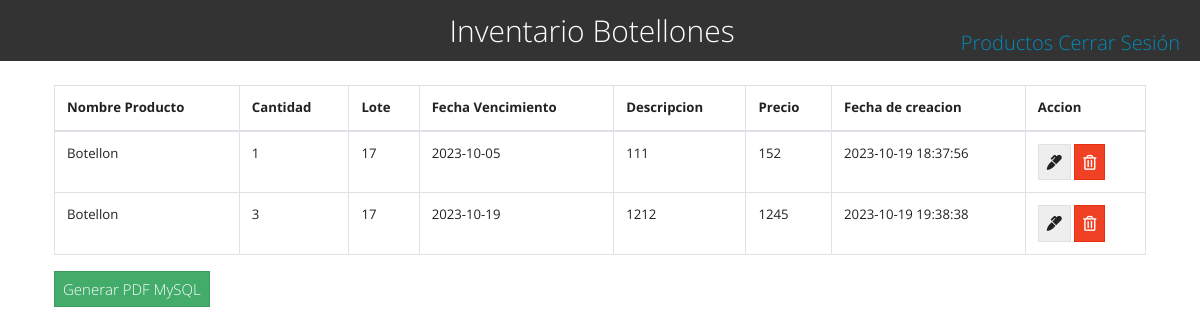
The page /Inventario/productos.php on the database its author committed.
### tables this page shows
CREATE TABLE `productos` (
  `id` int(11) NOT NULL,
  `nombre` varchar(150) NOT NULL,
  `cantidad` int(11) NOT NULL,
  `lote` varchar(50) NOT NULL,
  `vencimiento` date NOT NULL,
  `description` text NOT NULL,
  `precio` int(11) NOT NULL,
  `created_at` timestamp NOT NULL DEFAULT current_timestamp()
);

### Inventario/productos.php (the view, shortened to what this page needs)
<?php include("db.php"); ?>
<?php include('includes/header.php'); ?>
<main class="container p-4">
  <div class="row">
    <div class="col-md-12">
      <table class="table table-bordered">
        <thead>
          <tr>
            <th>Nombre Producto</th>
            <th>Cantidad</th>
            <th>Lote</th>
            <th>Fecha Vencimiento</th>
            <th>Descripcion</th>
            <th>Precio</th>
            <th>Fecha de creacion</th>
            <th>Accion</th>
          </tr>
        </thead>
        <tbody>
          <?php
          $query = "SELECT * FROM productos";
          $result_tasks = mysqli_query($conn, $query);
          while($row = mysqli_fetch_assoc($result_tasks)) { ?>
          <tr>
            <td><?php echo $row['nombre']; ?></td>
            <td><?php echo $row['cantidad']; ?></td>
            <td><?php echo $row['lote']; ?></td>
            <td><?php echo $row['vencimiento']; ?></td>
            <td><?php echo $row['description']; ?></td>
            <td><?php echo $row['precio']; ?></td>
            <td><?php echo $row['created_at']; ?></td>
            <td>
              <a href="edit.php?id=<?php echo $row['id']?>" class="btn btn-secondary">
                <i class="fas fa-marker"></i>
              </a>
              <a href="delete_prod.php?id=<?php echo $row['id']?>" class="btn btn-danger">
                <i class="far fa-trash-alt"></i>
              </a>
            </td>
          </tr>
          <?php } ?>
        </tbody>
      </table>
    </div>
    <div class="col-md-4">
      <button id="btn" onclick="abrirPagina()" class="btn btn-success">Generar PDF MySQL</button>
      <br>
    </div>
  </div>
</main>

### Inventario/includes/header.php (shortened to what this page needs)
<!DOCTYPE html>
<html lang="en">
  <head>
    <link rel="stylesheet" href="https://bootswatch.com/4/yeti/bootstrap.min.css">
    <link rel="stylesheet" href="https://use.fontawesome.com/releases/v5.6.3/css/all.css">
  </head>
  <body>
    <nav class="navbar navbar-dark bg-dark">
      <div class="container">
        <a class="title" href="index.php">Inventario Botellones</a>
      </div>
      <div class="navbar-brand auto">
      <h2>
      <a href="productos.php">Productos</a>
      <a href="../userAccount.php?logoutSubmit=1" class="logout">Cerrar Sesión</a>
      </h2>
      </div>
    </nav>

### Inventario/includes/header.php (style rules this page uses)
.navbar .container { display: flex; font-size: 30px; color: white; justify-content: space-around; }
.title { color: white; }
h2 { font-size: 20px; position: absolute; right: 0; margin-right: 20px; }

### rows shown on the page
productos: nombre "Botellon", cantidad "1", lote "17", vencimiento "2023-10-05", description "111", precio "152", created_at "2023-10-19 18:37:56"
productos: nombre "Botellon", cantidad "3", lote "17", vencimiento "2023-10-19", description "1212", precio "1245", created_at "2023-10-19 19:38:38"
